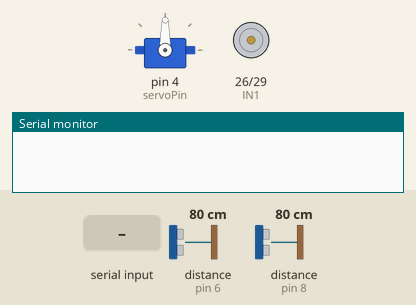
Simulated run of this sketch. Board: Arduino Mega 2560, built with avr-gcc and run on an emulated ATmega2560. Parts: servo, motor-driver pin pairs drawn as motors (green arrow = first pin HIGH = forward, orange = second pin HIGH = backward, longer = more drive, scaled by the enable pin), the last lines printed to the serial monitor. The test bench sets the inputs (shaded band); at power-on: distance to the obstacle (sensors on pin 6, pin 8) 80 cm. The echo pulse lasts 58.3 µs per cm.

Above: at 1.2 s.
1.3 s: "m" received over Serial
At 2.1 s:
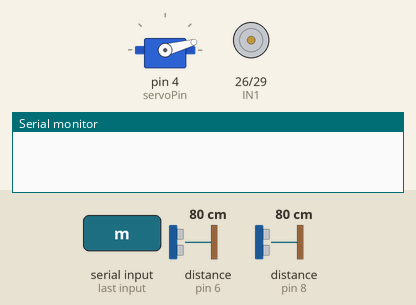
3.8 s: "a" received over Serial
At 5.2 s:
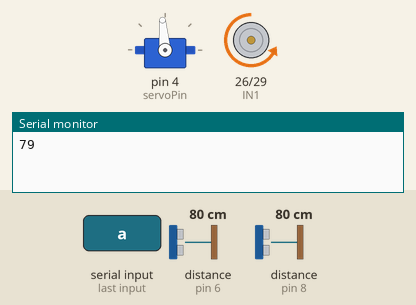
6.8 s: "d" received over Serial
At 7.5 s:
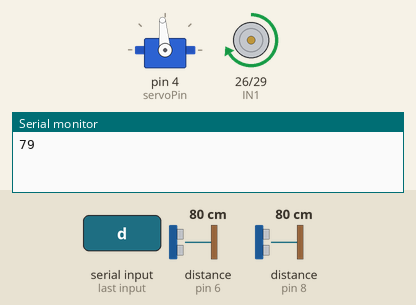
9.8 s: "p" received over Serial
At 12.9 s:
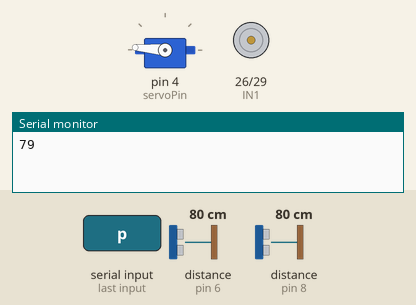
Timing chart, 0 to 15.9 s (numbered marks = the images above; inputs shaded):
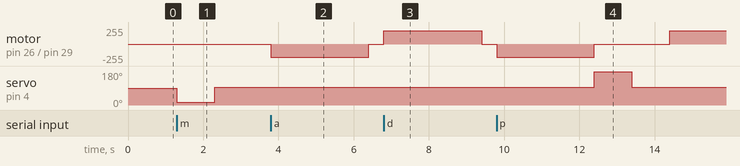

The sketch:

sgc.ino
```cpp
#include <Servo.h>
Servo myservo;
//motor control pin
const int IN1 = 26; // L298 Input 1 / dir #28번홀 고장
const int IN2 = 29; // L298 Input 2 / pwm
#define trig1 9 //엔코더 모터 반대편 초음파센서
#define echo1 8
#define trig2 7 //엔코더 모터쪽 초음파센서
#define echo2 6
// #define trig3 36 //앞쪽 사람 감지용 초음파 센서1
// #define echo3 37
// #define trig4 38 //앞쪽 사람 감지용 초음파 센서2
// #define echo4 39
int pos = 0;                                               // 모터 위치를 확인하기 위해 변수를 선언
int servoPin = 4;
#define ENA 10

#define POWER 200

void setup() {
  Serial.flush();

  pinMode(IN1, OUTPUT);
  pinMode(IN2, OUTPUT);
  pinMode(trig1, OUTPUT);
  pinMode(echo1, INPUT);
  pinMode(trig2, OUTPUT);
  pinMode(echo2, INPUT);
  // pinMode(trig3, OUTPUT);
  // pinMode(echo3, INPUT);
  // pinMode(trig4, OUTPUT);
  // pinMode(echo4, INPUT);
  pinMode (servoPin, OUTPUT);           // 모터 제어핀을 출력으로 설정
  myservo.attach(servoPin);                                // 모터의 신호선을 12번핀에 연결

  Serial.begin(57600);
}

void frontsensor1(){
  digitalWrite(trig1, HIGH);
  delayMicroseconds(10);
  digitalWrite(trig1, LOW);
  int distance = pulseIn(echo1, HIGH) * 17 / 1000;
  char discriminator = 'n';
  if(distance<25){
    discriminator = 'y';
    Serial.println(discriminator);
  }

  delay(500);
}
void frontsensor2(){
  digitalWrite(trig2, HIGH);
  delayMicroseconds(10);
  digitalWrite(trig2, LOW);
  int distance = pulseIn(echo2, HIGH) * 17 / 1000;
  char discriminator = 'n';
  if(distance<25){
    discriminator = 'y';
  }
  Serial.println(discriminator);
  delay(500);
}
void loop() {


  if(Serial.available()){
    char cmd = Serial.read();
    myservo.write(95);

    if (cmd == 'b'){
      frontsensor1();
      frontsensor2();
    }

    if (cmd == 'a'){  // 랙앤피니언 모터 테스트(default 반대 방향)
      digitalWrite(IN2, HIGH);
      digitalWrite(IN1, LOW);
      analogWrite(ENA, POWER);
      delay(2600);
      digitalWrite(IN1, LOW);
      digitalWrite(IN2, LOW);
      analogWrite(ENA, 0);
    }

    if (cmd == 'd'){   // 랙앤피니언 모터 테스트(default)
      digitalWrite(IN1, HIGH);
      digitalWrite(IN2, LOW);
      analogWrite(ENA, POWER);
      delay(2600);          // 모터 딜레이
      digitalWrite(IN1, LOW);
      digitalWrite(IN2, LOW);
      analogWrite(ENA, 0);
    }

    if (cmd == 'q'){    // 초음파 1번 테스트
      digitalWrite(trig1, HIGH);
      //delayMicroseconds(10);
      digitalWrite(trig1, LOW);
      int distance = pulseIn(echo1, HIGH) * 17 / 1000;
      Serial.println(distance);
    }

    if (cmd == 'e'){    // 초음파 2번 테스트
      digitalWrite(trig2, HIGH);
      delayMicroseconds(10);
      digitalWrite(trig2, LOW);
      int distance = pulseIn(echo2, HIGH) * 17 / 1000;
      Serial.println(distance);
    }

    if(cmd == 't'){   // 일반쓰레기, 엔코더 모터 작동 후 1번 센서쪽으로 기울임
      digitalWrite(IN2, HIGH);
      digitalWrite(IN1, LOW);
      analogWrite(ENA, POWER);
      delay(2600);          // 모터 딜레이
      digitalWrite(IN2, LOW);
      digitalWrite(IN1, LOW);
      analogWrite(ENA, 0);  // 랙앤피니언 모터 이동 종료

      myservo.write(15);
      delay(1000);          // 서보 딜레이
      myservo.write(95);

      delay(500);           // 초음파 측정 전 안정화 딜레이
      digitalWrite(trig1, HIGH);
      delayMicroseconds(10);
      digitalWrite(trig1, LOW);
      int distance = pulseIn(echo1, HIGH) * 17 / 1000;
      Serial.println(distance);
      delay(500);           // 초음파 측정후 안정화 딜레이

      digitalWrite(IN1, HIGH);
      digitalWrite(IN2, LOW);
      analogWrite(ENA, POWER);
      delay(2600);
      digitalWrite(IN1, LOW);
      digitalWrite(IN2, LOW);
      analogWrite(ENA, 0);
    }

    if(cmd == 'p'){   //플라스틱 엔코더 모터 작동후 2번 센서쪽으로 기울임
      digitalWrite(IN2, HIGH);
      digitalWrite(IN1, LOW);
      analogWrite(ENA, POWER);
      delay(2600);          // 모터 딜레이
      digitalWrite(IN2, LOW);
      digitalWrite(IN1, LOW);
      analogWrite(ENA, 0);  // 랙앤피니언 모터 이동 종료

      myservo.write(175);
      delay(1000);          // 서보 딜레이
      myservo.write(95);

      delay(500);           // 초음파 측정 전 안정화 딜레이
      digitalWrite(trig2, HIGH);
      delayMicroseconds(10);
      digitalWrite(trig2, LOW);
      int distance = pulseIn(echo2, HIGH) * 17 / 1000;
      Serial.println(distance);
      delay(500);           // 초음파 측정후 안정화 딜레이

      digitalWrite(IN1, HIGH);
      digitalWrite(IN2, LOW);
      analogWrite(ENA, POWER);
      delay(2600);
      digitalWrite(IN1, LOW);
      digitalWrite(IN2, LOW);
      analogWrite(ENA, 0);
    }

    if(cmd=='m'){   //캔,철,금속류 디폴트 위치에서 1번 센서로 기울임
      myservo.write(15);
      delay(1000);
      myservo.write(95);

      delay(500);           // 초음파 측정 전 안정화 딜레이
      digitalWrite(trig1, HIGH);
      delayMicroseconds(10);
      digitalWrite(trig1, LOW);
      int distance = pulseIn(echo1, HIGH) * 17 / 1000;
      Serial.println(distance);
      delay(500);           // 초음파 측정후 안정화 딜레이

    }

    if(cmd=='g'){   //유리 디폴트 위치에서 2번 센서로 기울임
      myservo.write(175);
      delay(1000);
      myservo.write(95);

      delay(500);           // 초음파 측정 전 안정화 딜레이
      digitalWrite(trig2, HIGH);
      delayMicroseconds(10);
      digitalWrite(trig2, LOW);
      int distance = pulseIn(echo2, HIGH) * 17 / 1000;
      Serial.println(distance);
      delay(500);           // 초음파 측정후 안정화 딜레이
    }
  }
}
```

Measured:
- after the input at 1.3 s, servo on pin 4 (servoPin): 90° → 15° at once, → 95° 1.0 s later
- after the input at 3.8 s, motor on pin 26 (IN1) / pin 29 (IN2): stopped → backward 200/255 at once, → stopped 2.6 s later
- after the input at 6.8 s, motor on pin 26 (IN1) / pin 29 (IN2): stopped → forward 200/255 at once, → stopped 2.6 s later
- after the input at 9.8 s, motor on pin 26 (IN1) / pin 29 (IN2): stopped → backward 200/255 at once, → stopped 2.6 s later, → forward 200/255 2.0 s later; servo on pin 4 (servoPin): 95° → 175° after 2.6 s, → 95° 1.0 s later
